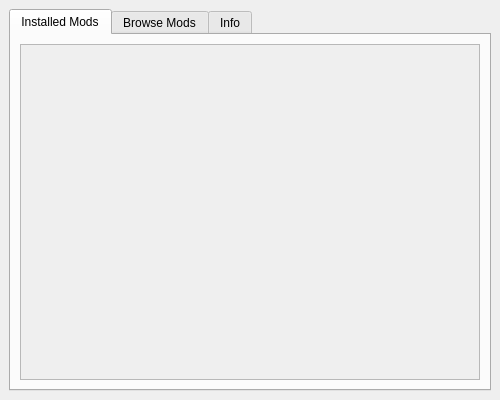
<?xml version="1.0" encoding="UTF-8"?>
<ui version="4.0">
 <class>InstanceWindow</class>
 <widget class="QMainWindow" name="InstanceWindow">
  <property name="geometry">
   <rect>
    <x>0</x>
    <y>0</y>
    <width>500</width>
    <height>400</height>
   </rect>
  </property>
  <property name="windowTitle">
   <string>MainWindow</string>
  </property>
  <property name="unifiedTitleAndToolBarOnMac">
   <bool>false</bool>
  </property>
  <widget class="QWidget" name="centralwidget">
   <layout class="QVBoxLayout" name="verticalLayout">
    <item>
     <widget class="QTabWidget" name="tabWidget">
      <property name="currentIndex">
       <number>0</number>
      </property>
      <widget class="QWidget" name="tab_mods">
       <attribute name="title">
        <string>Installed Mods</string>
       </attribute>
       <layout class="QVBoxLayout" name="verticalLayout_2">
        <item>
         <widget class="QScrollArea" name="mod_scroll">
          <property name="widgetResizable">
           <bool>true</bool>
          </property>
          <property name="alignment">
           <set>Qt::AlignLeading|Qt::AlignLeft|Qt::AlignTop</set>
          </property>
          <widget class="QWidget" name="fjhgdsf_2">
           <property name="geometry">
            <rect>
             <x>0</x>
             <y>0</y>
             <width>458</width>
             <height>301</height>
            </rect>
           </property>
           <layout class="QVBoxLayout" name="verticalLayout_5">
            <item>
             <layout class="QVBoxLayout" name="mod_box">
              <property name="sizeConstraint">
               <enum>QLayout::SetNoConstraint</enum>
              </property>
             </layout>
            </item>
           </layout>
          </widget>
         </widget>
        </item>
       </layout>
      </widget>
      <widget class="QWidget" name="tab">
       <attribute name="title">
        <string>Browse Mods</string>
       </attribute>
       <layout class="QVBoxLayout" name="verticalLayout_3">
        <item>
         <widget class="QFrame" name="frame">
          <property name="maximumSize">
           <size>
            <width>16777215</width>
            <height>60</height>
           </size>
          </property>
          <property name="frameShape">
           <enum>QFrame::NoFrame</enum>
          </property>
          <property name="frameShadow">
           <enum>QFrame::Plain</enum>
          </property>
          <layout class="QHBoxLayout" name="horizontalLayout_4">
           <item>
            <widget class="QLineEdit" name="pack_search"/>
           </item>
           <item>
            <widget class="QToolButton" name="pack_search_button">
             <property name="text">
              <string>...</string>
             </property>
             <property name="icon">
              <iconset resource="../Assets/icons.qrc">
               <normaloff>:/icons/search.svg</normaloff>:/icons/search.svg</iconset>
             </property>
            </widget>
           </item>
          </layout>
         </widget>
        </item>
        <item>
         <widget class="QScrollArea" name="browse_scroll">
          <property name="widgetResizable">
           <bool>true</bool>
          </property>
          <property name="alignment">
           <set>Qt::AlignLeading|Qt::AlignLeft|Qt::AlignTop</set>
          </property>
          <widget class="QWidget" name="fjkjhsfd">
           <property name="geometry">
            <rect>
             <x>0</x>
             <y>0</y>
             <width>458</width>
             <height>248</height>
            </rect>
           </property>
           <layout class="QVBoxLayout" name="verticalLayout_6">
            <item>
             <layout class="QVBoxLayout" name="browse_box">
              <item>
               <widget class="QLabel" name="loading_label">
                <property name="text">
                 <string>Loading...</string>
                </property>
                <property name="alignment">
                 <set>Qt::AlignCenter</set>
                </property>
               </widget>
              </item>
              <item>
               <spacer name="verticalSpacer_2">
                <property name="orientation">
                 <enum>Qt::Vertical</enum>
                </property>
                <property name="sizeHint" stdset="0">
                 <size>
                  <width>20</width>
                  <height>40</height>
                 </size>
                </property>
               </spacer>
              </item>
             </layout>
            </item>
           </layout>
          </widget>
         </widget>
        </item>
       </layout>
      </widget>
      <widget class="QWidget" name="tab_info">
       <attribute name="title">
        <string>Info</string>
       </attribute>
       <layout class="QVBoxLayout" name="verticalLayout_8">
        <item>
         <widget class="QLabel" name="pack_version">
          <property name="text">
           <string>TextLabel</string>
          </property>
         </widget>
        </item>
        <item>
         <widget class="QLabel" name="pack_pack">
          <property name="text">
           <string>TextLabel</string>
          </property>
         </widget>
        </item>
        <item>
         <spacer name="verticalSpacer">
          <property name="orientation">
           <enum>Qt::Vertical</enum>
          </property>
          <property name="sizeHint" stdset="0">
           <size>
            <width>20</width>
            <height>40</height>
           </size>
          </property>
         </spacer>
        </item>
        <item>
         <widget class="QPushButton" name="meta_scan">
          <property name="text">
           <string>Scan Mods (May take a while)</string>
          </property>
         </widget>
        </item>
       </layout>
      </widget>
     </widget>
    </item>
   </layout>
  </widget>
  <widget class="QMenuBar" name="menubar">
   <property name="geometry">
    <rect>
     <x>0</x>
     <y>0</y>
     <width>500</width>
     <height>26</height>
    </rect>
   </property>
  </widget>
 </widget>
 <resources>
  <include location="../Assets/icons.qrc"/>
 </resources>
 <connections/>
</ui>
